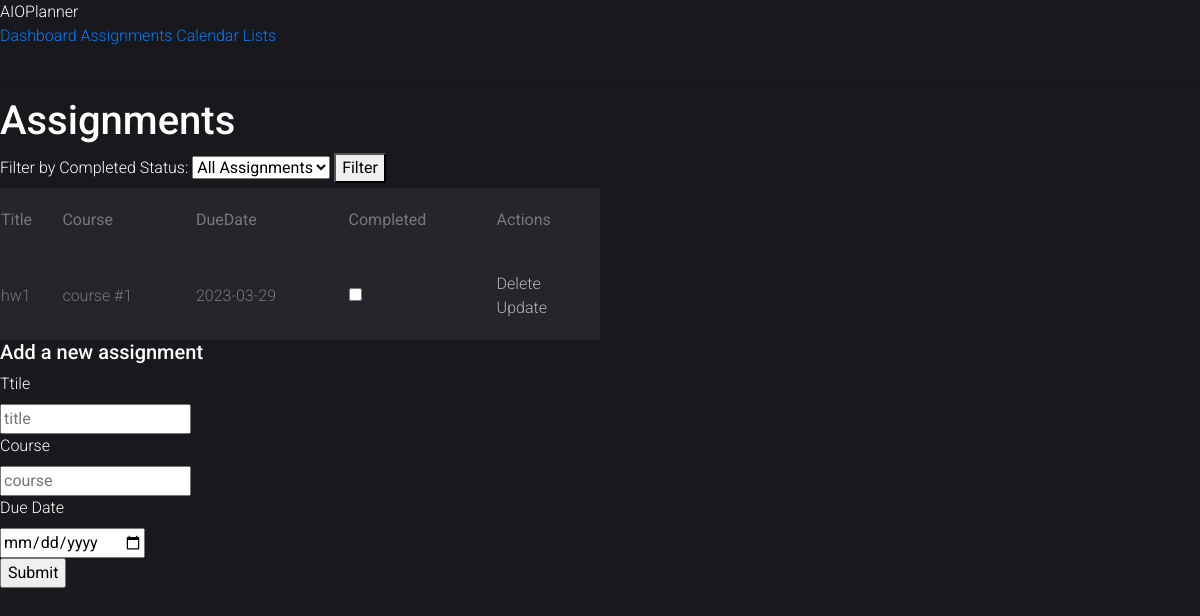
/assignments, run on an earlier commit of the app's database.
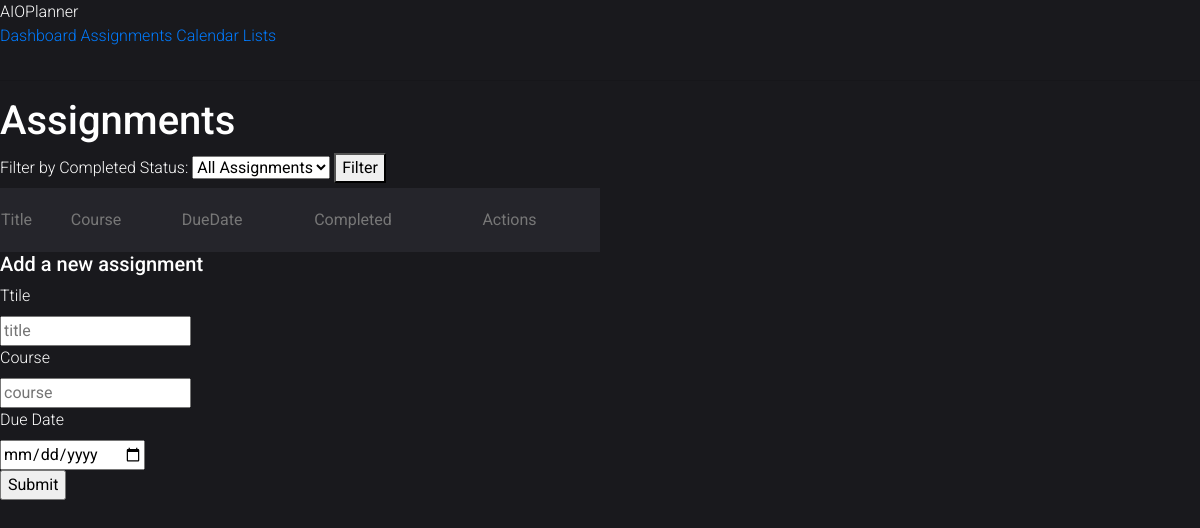
And on a later commit of the database.
### src/Models/models.py (models this page shows, shortened)
class AssignmentTracker(db.Model):
    id = db.Column(db.Integer, primary_key=True)
    title = db.Column(db.String(200), nullable=False)
    course = db.Column(db.Text)
    due_date = db.Column(db.Date, nullable=False)
    completed = db.Column(db.Integer, default=0)

### src/Services/assigments.py (the view)
@assignment_page.route('/assignments', methods = ["GET"])
def index():
    completed = request.args.get('completed', 'all')
    if completed == 'not_completed':
        assignments = AssignmentTracker.query.filter_by(completed=False).all()
    elif completed == 'completed':
        assignments = AssignmentTracker.query.filter_by(completed=True).all()
    else:
        assignments = AssignmentTracker.query.order_by(AssignmentTracker.due_date).all()
    return render_template('Assignments/home.html', AssignmentTracker=assignments, completed=completed)

### templates/Assignments/home.html (shortened to what this page needs)
{% extends "base.html" %}
{% block head %}
<link href="../static/css/main.css" rel="stylesheet" />
<link rel="stylesheet" href="../static/css-table-18/fonts/icomoon/style.css">
<link rel="stylesheet" href="../static/css-table-18/css/owl.carousel.min.css">
<link rel="stylesheet" href="../static/css-table-18/css/bootstrap.min.css">
<link rel="stylesheet" href="../static/css-table-18/css/style.css">
{% endblock %}
{% block body %}
<div class = "content">
   <body>
      <hr/>
      <h1 style="color:white">Assignments</h1>
      <form method="GET" action="/assignments">
        <label style="color:white" for="completed-filter">Filter by Completed Status:</label>
        <select name="completed" id="completed-filter">
            <option value="all" {% if completed == 'all' %}selected{% endif %}>All Assignments</option>
        </select>
        <button type="submit">Filter</button>
      </form>
      <table class="custom-table">
         <tr scope="row">
               <th scope="col"><b>Title</b></th>
               <th scope="col"><b>Course</b></th>
               <th scope="col"><b>DueDate</b></th>
               <th scope="col"><b>Completed</b></th>
               <th scope="col"><b>Actions</b></th>
            </tr>
            {% for assignment in AssignmentTracker %}
               <tr scope="row">
                  <td>{{ assignment.title }}</td>
                  <td>{{ assignment.course }}</td>
                  <td>{{ assignment.due_date }}</td>
                  <td>
                    <form action = "{{ url_for('assignments.checkbox_assingment', id=assignment.id) }}", method = "POST" >
                        {% if assignment.completed == true%}
                        <input type = "checkbox" name = "Check" onChange="this.form.submit()" checked>
                        {%- elif assignment.completed == false -%}
                        <input type = "checkbox" name = "Check" onChange="this.form.submit()">
                        {%- endif %}
                    </form>
                  </td>
                  <td>
                    <a href="{{ url_for('assignments.delete_assignment', id=assignment.id) }}">Delete</a>
                    <br>
                    <a href="{{ url_for('assignments.update_form', id=assignment.id) }}">Update</a>
                  </td>
               </tr>
            {% endfor %}
      </table>
      {% if update_assignment_id %}
      <h2>Update assignment</h2>
      <form method="POST" action="{{ url_for('assignments.update_assignment', id=update_assignment_id) }}">
          <label style="color:white">Title:</label>
          <input type="text" name="title" value="{{ update_assignment_title }}" required><br><br>
          <label style="color:white">Due date:</label>
          <input type="date" name="due_date" value="{{ update_assignment_due_date }}" required><br><br>
          <input type="submit" value="Update">
      </form>
    {% else %}
    <h2>Add a new assignment</h2>
    <form method="post" action="/add_item">
        <label style="color:white" for = "title">Ttile</label><br>
        <input type = "text" name = "title" placeholder = "title" /><br>
        <label style="color:white" for = "course">Course</label><br>
        <input type = "text" name = "course" placeholder = "course" /><br>
        <label style="color:white" for = "due_date">Due Date</label><br>
        <input type="date" name = "due_date" placeholder = "due date"><br>
        <input type = "submit" value = "Submit" />
    </form>
    {% endif %}
   </body>
</div>
{% endblock %}

### templates/base.html (shortened to what this page needs)
<!DOCTYPE html>
<html lang="en">
<head>
    <link rel = "stylesheet" href = "{{ url_for('static', filename='css/main.css') }}">
    <link href="../static/css/main.css" rel="stylesheet" />
    <link rel="stylesheet" href="../static/css-table-18/fonts/icomoon/style.css">
    <link rel="stylesheet" href="../static/css-table-18/css/owl.carousel.min.css">
    <link rel="stylesheet" href="../static/css-table-18/css/bootstrap.min.css">
    <link rel="stylesheet" href="../static/css-table-18/css/style.css">
    <link rel="stylesheet" href="https://code.getmdl.io/1.3.0/material.indigo-pink.min.css">
    {% block head %}{% endblock %}
</head>
<body>
    <div class="demo-layout-transparent mdl-layout mdl-layout mdl-js-layout">
        <header class="mdl-layout__header mdl-layout__header--transparent">
          <div class="mdl-layout__header-row">
            <span class="mdl-layout-title">
                <a class = "Logo" href="/">AIOPlanner</a>
            </span>
          </div>
        </header>
        <div class="mdl-layout__drawer">
          <nav class="mdl-navigation">
            <a class="mdl-navigation__link" href="/">Dashboard</a>
            <a class="mdl-navigation__link" href="/assignments">Assignments</a>
            <a class="mdl-navigation__link" href="/calendar">Calendar</a>
            <a class="mdl-navigation__link" href="/Lists">Lists</a>
          </nav>
        </div>
        <main class="mdl-layout__content">
            {% block body %}{% endblock %}
        </main>
    </div>
</body>
</html>

### static/css/main.css (style rules this page uses)
body { animation: fadeInAnimation ease 1.3s; animation-iteration-count: 1; animation-fill-mode: forwards; }

### static/css-table-18/css/style.css (style rules this page uses)
body { font-family: "Roboto", -apple-system, BlinkMacSystemFont, "Segoe UI", Roboto, "Helvetica Neue", Arial, "Noto Sans", sans-serif, "Apple Color Emoji", "Segoe UI Emoji", "Segoe UI Symbol", "Noto Color Emoji"; background-color: #19191d; font-weight: 300; }
h1, h2, h3, h4, h5, h6, .h1, .h2, .h3, .h4, .h5, .h6 { font-family: "Roboto", -apple-system, BlinkMacSystemFont, "Segoe UI", Roboto, "Helvetica Neue", Arial, "Noto Sans", sans-serif, "Apple Color Emoji", "Segoe UI Emoji", "Segoe UI Symbol", "Noto Color Emoji"; }
a { -webkit-transition: .3s all ease; -o-transition: .3s all ease; transition: .3s all ease; }
a, a:hover { text-decoration: none !important; }
.content { padding: 1rem 0; z-index: 8; }
h2 { font-size: 20px; color: #fff; }
.custom-table { min-width: 600px; }
.custom-table tbody th, .custom-table tbody td { color: #777; font-weight: 400; padding-bottom: 20px; padding-top: 20px; font-weight: 300; }
.custom-table tbody tr:not(.spacer) { border-radius: 7px; overflow: hidden; -webkit-transition: .3s all ease; -o-transition: .3s all ease; transition: .3s all ease; }
.custom-table tbody tr th, .custom-table tbody tr td { background: #25252b; border: none; -webkit-transition: .3s all ease; -o-transition: .3s all ease; transition: .3s all ease; }
.custom-table tbody tr th:first-child, .custom-table tbody tr td:first-child { border-top-left-radius: 0px; border-bottom-left-radius: 0px; }
.custom-table tbody tr th:last-child, .custom-table tbody tr td:last-child { border-top-right-radius: 0px; border-bottom-right-radius: 0px; }
.Logo { color: #fff; }

What changed in the data, as far as the page shows it:
removed AssignmentTracker: title "hw1", course "course #1", due_date "2023-03-29"
